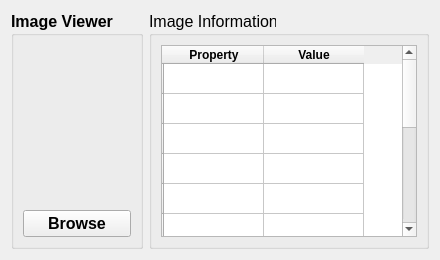
      <widget class="QWidget" name="tab_3">
       <attribute name="title">
        <string>Image Viewer</string>
       </attribute>
       <layout class="QGridLayout" name="gridLayout">
        <item row="0" column="0">
         <widget class="QGroupBox" name="groupBox">
          <property name="font">
           <font>
            <pointsize>12</pointsize>
            <weight>75</weight>
            <bold>true</bold>
           </font>
          </property>
          <property name="title">
           <string>Image Viewer</string>
          </property>
          <property name="flat">
           <bool>false</bool>
          </property>
          <property name="checkable">
           <bool>false</bool>
          </property>
          <layout class="QGridLayout" name="gridLayout_2">
           <item row="1" column="0">
            <widget class="QLabel" name="Label">
             <property name="text">
              <string/>
             </property>
             <property name="scaledContents">
              <bool>true</bool>
             </property>
            </widget>
           </item>
           <item row="2" column="0">
            <widget class="QPushButton" name="browse_pushButton">
             <property name="sizePolicy">
              <sizepolicy hsizetype="Preferred" vsizetype="Fixed">
               <horstretch>0</horstretch>
               <verstretch>0</verstretch>
              </sizepolicy>
             </property>
             <property name="font">
              <font>
               <weight>75</weight>
               <bold>true</bold>
              </font>
             </property>
             <property name="text">
              <string>Browse</string>
             </property>
            </widget>
           </item>
          </layout>
         </widget>
        </item>
        <item row="0" column="1">
         <widget class="QGroupBox" name="groupBox_2">
          <property name="font">
           <font>
            <pointsize>12</pointsize>
           </font>
          </property>
          <property name="title">
           <string>Image Information</string>
          </property>
          <layout class="QGridLayout" name="gridLayout_3">
           <item row="0" column="1">
            <widget class="QTableWidget" name="BasicInfo_tableWidget">
             <property name="sizePolicy">
              <sizepolicy hsizetype="Preferred" vsizetype="Preferred">
               <horstretch>0</horstretch>
               <verstretch>0</verstretch>
              </sizepolicy>
             </property>
             <property name="styleSheet">
              <string notr="true"/>
             </property>
             <property name="selectionMode">
              <enum>QAbstractItemView::ExtendedSelection</enum>
             </property>
             <property name="textElideMode">
              <enum>Qt::ElideLeft</enum>
             </property>
             <row>
              <property name="text">
               <string/>
              </property>
             </row>
             <row>
              <property name="text">
               <string/>
              </property>
             </row>
             <row>
              <property name="text">
               <string/>
              </property>
             </row>
             <row>
              <property name="text">
               <string/>
              </property>
             </row>
             <row>
              <property name="text">
               <string/>
              </property>
             </row>
             <row>
              <property name="text">
               <string/>
              </property>
             </row>
             <row>
              <property name="text">
               <string/>
              </property>
             </row>
             <row>
              <property name="text">
               <string/>
              </property>
             </row>
             <row>
              <property name="text">
               <string/>
              </property>
             </row>
             <row>
              <property name="text">
               <string/>
              </property>
             </row>
             <row>
              <property name="text">
               <string/>
              </property>
             </row>
             <row>
              <property name="text">
               <string/>
              </property>
             </row>
             <column>
              <property name="text">
               <string>Property</string>
              </property>
              <property name="font">
               <font>
                <pointsize>9</pointsize>
                <weight>75</weight>
                <bold>true</bold>
               </font>
              </property>
              <property name="foreground">
               <brush brushstyle="SolidPattern">
                <color alpha="255">
                 <red>0</red>
                 <green>0</green>
                 <blue>0</blue>
                </color>
               </brush>
              </property>
             </column>
             <column>
              <property name="text">
               <string>Value</string>
              </property>
              <property name="font">
               <font>
                <pointsize>9</pointsize>
                <weight>75</weight>
                <bold>true</bold>
               </font>
              </property>
              <property name="foreground">
               <brush brushstyle="SolidPattern">
                <color alpha="255">
                 <red>0</red>
                 <green>0</green>
                 <blue>0</blue>
                </color>
               </brush>
              </property>
             </column>
            </widget>
           </item>
          </layout>
         </widget>
        </item>
       </layout>
      </widget>
